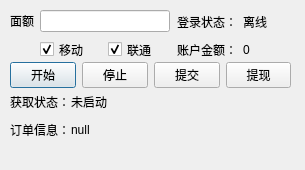
<?xml version="1.0" encoding="UTF-8"?>
<ui version="4.0">
 <class>Dialog</class>
 <widget class="QDialog" name="Dialog">
  <property name="geometry">
   <rect>
    <x>0</x>
    <y>0</y>
    <width>305</width>
    <height>170</height>
   </rect>
  </property>
  <property name="windowTitle">
   <string>Dialog</string>
  </property>
  <widget class="QWidget" name="gridLayoutWidget">
   <property name="geometry">
    <rect>
     <x>10</x>
     <y>90</y>
     <width>62</width>
     <height>51</height>
    </rect>
   </property>
   <layout class="QGridLayout" name="gridLayout">
    <item row="1" column="0">
     <widget class="QLabel" name="dan_info_title">
      <property name="text">
       <string>订单信息：</string>
      </property>
     </widget>
    </item>
    <item row="0" column="0">
     <widget class="QLabel" name="dan_statu_title">
      <property name="text">
       <string>获取状态：</string>
      </property>
     </widget>
    </item>
   </layout>
  </widget>
  <widget class="QWidget" name="verticalLayoutWidget">
   <property name="geometry">
    <rect>
     <x>71</x>
     <y>90</y>
     <width>211</width>
     <height>51</height>
    </rect>
   </property>
   <layout class="QVBoxLayout" name="verticalLayout">
    <item>
     <widget class="QLabel" name="dan_statu">
      <property name="text">
       <string>未启动</string>
      </property>
     </widget>
    </item>
    <item>
     <widget class="QLabel" name="dan_info_phone">
      <property name="text">
       <string>null</string>
      </property>
     </widget>
    </item>
   </layout>
  </widget>
  <widget class="QWidget" name="formLayoutWidget">
   <property name="geometry">
    <rect>
     <x>10</x>
     <y>10</y>
     <width>160</width>
     <height>51</height>
    </rect>
   </property>
   <layout class="QFormLayout" name="formLayout">
    <item row="0" column="0">
     <widget class="QLabel" name="label_4">
      <property name="text">
       <string>面额</string>
      </property>
     </widget>
    </item>
    <item row="0" column="1">
     <widget class="QLineEdit" name="dan_lineEdit"/>
    </item>
    <item row="1" column="1">
     <layout class="QHBoxLayout" name="horizontalLayout_2">
      <item>
       <widget class="QCheckBox" name="checkBox_mobile">
        <property name="enabled">
         <bool>true</bool>
        </property>
        <property name="text">
         <string>移动</string>
        </property>
        <property name="checked">
         <bool>true</bool>
        </property>
       </widget>
      </item>
      <item>
       <widget class="QCheckBox" name="checkBox_unicom">
        <property name="text">
         <string>联通</string>
        </property>
        <property name="checked">
         <bool>true</bool>
        </property>
       </widget>
      </item>
     </layout>
    </item>
   </layout>
  </widget>
  <widget class="QWidget" name="gridLayoutWidget_6">
   <property name="geometry">
    <rect>
     <x>177</x>
     <y>10</y>
     <width>111</width>
     <height>51</height>
    </rect>
   </property>
   <layout class="QGridLayout" name="gridLayout_5">
    <item row="1" column="0">
     <widget class="QLabel" name="status_label">
      <property name="text">
       <string>登录状态：</string>
      </property>
     </widget>
    </item>
    <item row="2" column="0">
     <widget class="QLabel" name="cash_label">
      <property name="text">
       <string>账户金额：</string>
      </property>
     </widget>
    </item>
    <item row="1" column="1">
     <widget class="QLabel" name="status">
      <property name="text">
       <string>离线</string>
      </property>
     </widget>
    </item>
    <item row="2" column="1">
     <widget class="QLabel" name="cash">
      <property name="text">
       <string>0</string>
      </property>
     </widget>
    </item>
   </layout>
  </widget>
  <widget class="QWidget" name="gridLayoutWidget_2">
   <property name="geometry">
    <rect>
     <x>10</x>
     <y>60</y>
     <width>281</width>
     <height>31</height>
    </rect>
   </property>
   <layout class="QHBoxLayout" name="horizontalLayout">
    <item>
     <widget class="QPushButton" name="startButton">
      <property name="text">
       <string>开始</string>
      </property>
     </widget>
    </item>
    <item>
     <widget class="QPushButton" name="stopButton">
      <property name="text">
       <string>停止</string>
      </property>
     </widget>
    </item>
    <item>
     <widget class="QPushButton" name="Button_commit">
      <property name="text">
       <string>提交</string>
      </property>
     </widget>
    </item>
    <item>
     <widget class="QPushButton" name="Button_get_cash">
      <property name="text">
       <string>提现</string>
      </property>
     </widget>
    </item>
   </layout>
  </widget>
 </widget>
 <resources/>
 <connections/>
</ui>
